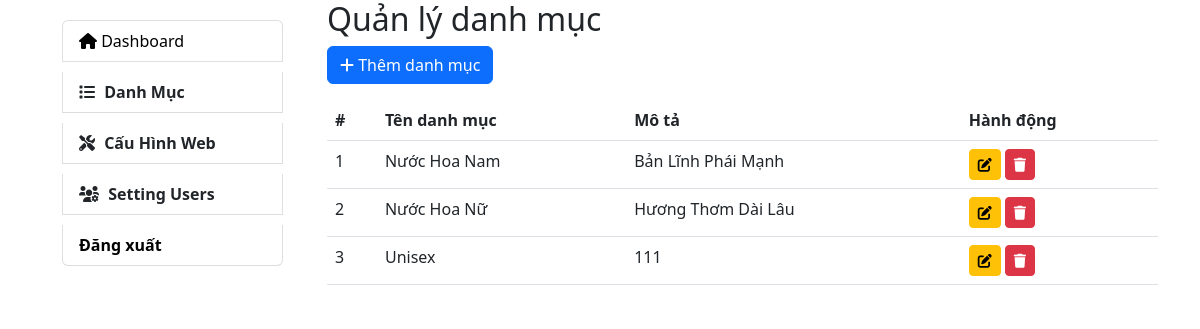
Page /backend/admin/danhmuc/index.php (signed in) on the committed database.
### tables this page shows
CREATE TABLE `categories` (
  `category_id` int(11) NOT NULL,
  `name` varchar(255) NOT NULL,
  `description` text DEFAULT NULL
);

### backend/admin/danhmuc/index.php (the view, shortened to what this page needs)
<!DOCTYPE html>
<html lang="en">
<head>
    <link rel="stylesheet" href="https://cdn.jsdelivr.net/npm/bootstrap@5.2.0/dist/css/bootstrap.min.css">
    <link rel="stylesheet" href="https://cdnjs.cloudflare.com/ajax/libs/font-awesome/5.15.4/css/all.min.css">
</head>
<body>
    <div class="container">
        <div class="row">
            <div class="col-3">
                <?php require_once "../../layouts/sidebar.php"; ?>
            </div>
            <div class="col-9">
                <h2>Quản lý danh mục</h2>
                <a href="create.php" class="btn btn-primary mb-3">
                    <i class="fas fa-plus"></i> Thêm danh mục
                </a>
                <table class="table">
                    <thead>
                        <tr>
                            <th>#</th>
                            <th>Tên danh mục</th>
                            <th>Mô tả</th>
                            <th>Hành động</th>
                        </tr>
                    </thead>
                    <tbody>
                        <?php
                        $sql = "SELECT * FROM categories";
                        $result = mysqli_query($conn, $sql);
                        if (mysqli_num_rows($result) > 0) {
                            while ($row = mysqli_fetch_assoc($result)) {
                                echo "<tr>";
                                echo "<td>" . $row['category_id'] . "</td>";
                                echo "<td>" . $row['name'] . "</td>";
                                echo "<td>" . $row['description'] . "</td>";
                                echo "<td>
                                        <a href='edit.php?id=" . $row['category_id'] . "' class='btn btn-warning btn-sm'>
                                            <i class='fas fa-edit'></i>
                                        </a>
                                        <a href='delete.php?id=" . $row['category_id'] . "' class='btn btn-danger btn-sm'>
                                            <i class='fas fa-trash'></i>
                                        </a>
                                    </td>";
                                echo "</tr>";
                            }
                        } else {
                            echo "<tr><td colspan='4'>Không có danh mục nào.</td></tr>";
                        }
                        ?>
                    </tbody>
                </table>
            </div>
        </div>
    </div>
</body>
</html>

### rows in the picture
categories: category_id "1", name "Nước Hoa Nam", description "Bản Lĩnh Phái Mạnh"
categories: category_id "2", name "Nước Hoa Nữ", description "Hương Thơm Dài Lâu"
categories: category_id "3", name "Unisex", description "111"
